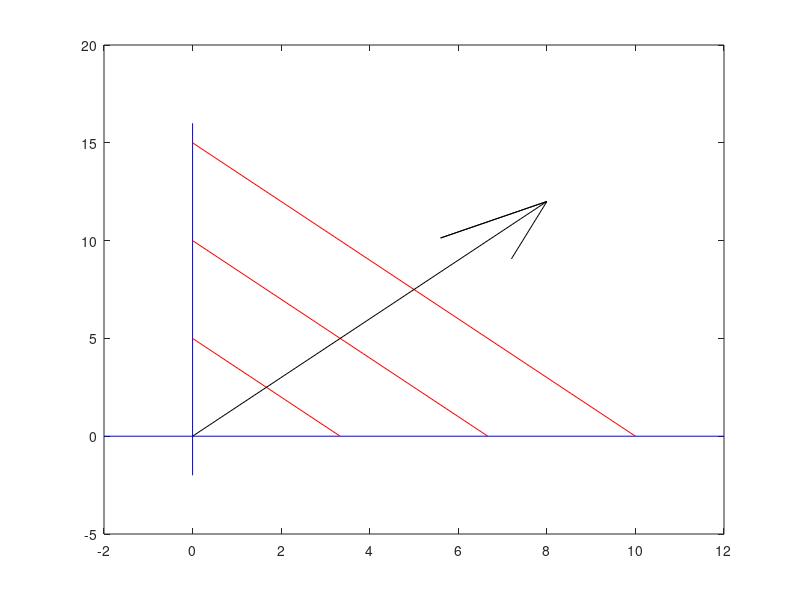

MATLAB code to generate this figure:
% 例程3.3 绘制目标函数
%  绘制目标函数（取3个不同的z值）
%  目标函数方程：ax + by = z;
a = 3;
b = 2;
%  目标函数直线与坐标轴的交点
z = 10;
X1 = z/a;
Y1 = z/b;
z = 20;
X2 = z/a;
Y2 = z/b;
z = 30;
X3 = z/a;
Y3 = z/b;
%  画图
figure (1)
%  绘制坐标轴
plot([-2, 12], [0, 0], 'b');
hold  on;
plot([0, 0], [-2, 16], 'b');
%  绘制目标函数直线
plot([0, X1], [Y1, 0], 'r');
plot([0, X2], [Y2, 0], 'r');
plot([0, X3], [Y3, 0], 'r');
compass(b*4, a*4, 'k');
